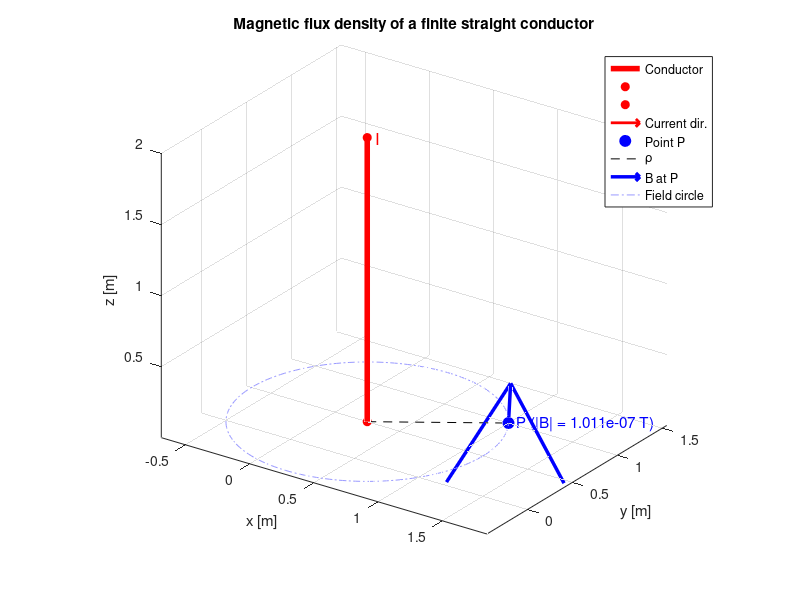

MATLAB code to generate this figure:
%% Magnetic flux density of a finite straight conductor parallel to z-axis
clear; clc; close all;

%% ---------------- INPUTS ----------------
mu0 = 4*pi*1e-7;          % permeability of free space [H/m]
I   = 1;                 % current [A] (positive = +z direction)
l   = 2;                  % conductor length [m]
A   = [0.25, 0.5, 0];          % [Ax Ay Az] : starting point of the conductor
P   = [1, 1, 0];        % [Px Py Pz] : field point

%% ---------------- CALCULATION ----------------
% Conductor end points
z_bot = A(3);             % <-- ends (use A(3) - l/2 if A is the midpoint)
z_top = A(3) + l;         % <-- ends (use A(3) + l/2 if A is the midpoint)

% Perpendicular (radial) vector from wire to P in the xy-plane
d   = [P(1)-A(1), P(2)-A(2)];
rho = norm(d);
if rho == 0
    error('P lies on the conductor axis: B is undefined (rho = 0).');
end
rho_hat = [d, 0] / rho;                 % radial unit vector
phi_hat = cross([0 0 1], rho_hat);      % azimuthal unit vector (right-hand rule)

% Heights of the ends relative to the field point
z1 = z_bot - P(3);
z2 = z_top - P(3);

sin1 = z1 / sqrt(rho^2 + z1^2);
sin2 = z2 / sqrt(rho^2 + z2^2);

Bmag = mu0*I/(4*pi*rho) * (sin2 - sin1);   % signed magnitude [T]
B    = Bmag * phi_hat;                     % vector [T]

fprintf('rho = %.4f m\n', rho);
fprintf('B   = [%.4e  %.4e  %.4e] T\n', B);
fprintf('|B| = %.4e T\n', norm(B));

%% ---------------- PLOT ----------------
figure('Color','w'); hold on; grid on; axis equal; view(35,25);

% Conductor
plot3([A(1) A(1)], [A(2) A(2)], [z_bot z_top], 'r-', 'LineWidth', 4);
plot3(A(1), A(2), z_bot, 'ro', 'MarkerFaceColor','r');
plot3(A(1), A(2), z_top, 'ro', 'MarkerFaceColor','r');
quiver3(A(1), A(2), (z_bot+z_top)/2, 0, 0, l*0.2, 0, ...
        'r', 'LineWidth', 2, 'MaxHeadSize', 2);   % current direction

% Field point
plot3(P(1), P(2), P(3), 'bo', 'MarkerFaceColor','b', 'MarkerSize', 8);

% Perpendicular distance line (from wire to P's level)
foot = [A(1), A(2), P(3)];
plot3([foot(1) P(1)], [foot(2) P(2)], [foot(3) P(3)], 'k--');

% B vector at P (scaled for visibility)
scale = 0.3*l / max(norm(B), eps);
quiver3(P(1), P(2), P(3), B(1)*scale, B(2)*scale, B(3)*scale, 0, ...
        'b', 'LineWidth', 2.5, 'MaxHeadSize', 1.5);

% Circular field line through P (circle of radius rho around the wire)
th = linspace(0, 2*pi, 200);
plot3(A(1)+rho*cos(th), A(2)+rho*sin(th), P(3)*ones(size(th)), ...
      'Color',[0.6 0.6 1], 'LineStyle','-.');

% Labels
text(A(1), A(2), z_top, '  I', 'Color','r', 'FontSize', 12);
text(P(1), P(2), P(3), sprintf('  P (|B| = %.3e T)', norm(B)), ...
     'Color','b', 'FontSize', 11);
xlabel('x [m]'); ylabel('y [m]'); zlabel('z [m]');
title('Magnetic flux density of a finite straight conductor');
legend({'Conductor','','','Current dir.','Point P','\rho','B at P','Field circle'}, ...
       'Location','best');
hold off;
